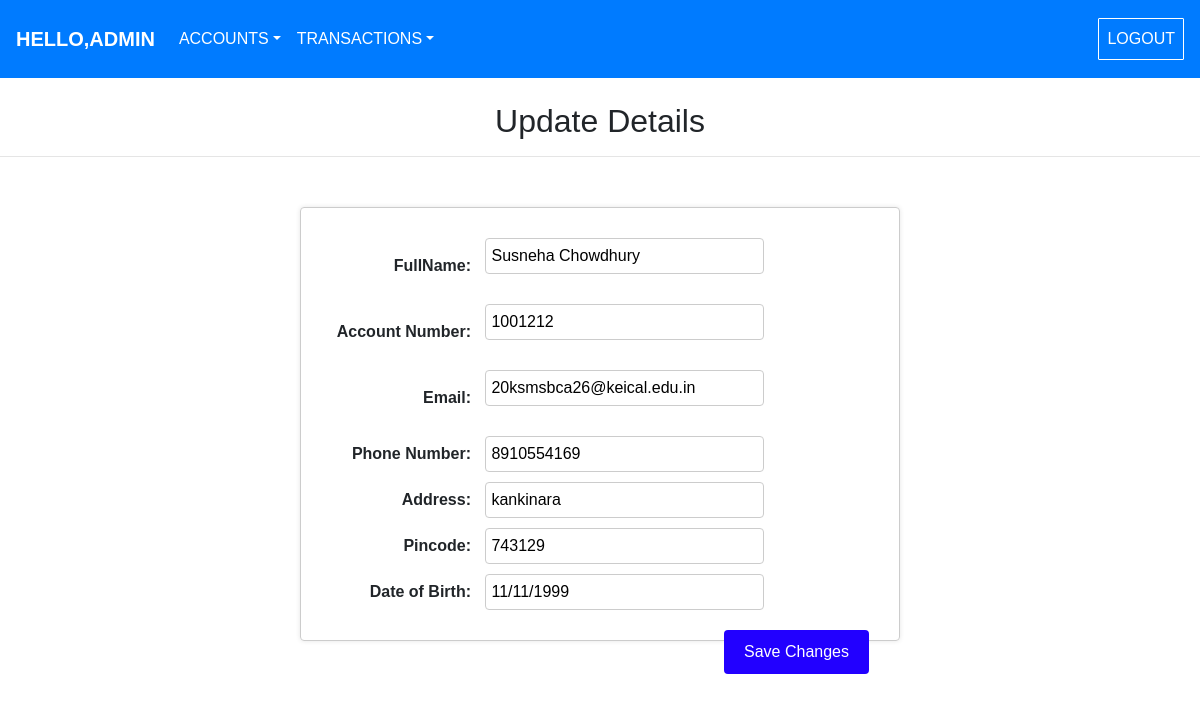
The page /edit/3 on the database its author committed.
### BANKapp/models.py (models this page shows)
class Accholder(models.Model):
    fullname=models.CharField(max_length=30)
    email=models.CharField(max_length=40)
    accno=models.CharField(max_length=15)
    number=models.CharField(max_length=10)
    address=models.CharField(max_length=30)
    pin=models.CharField(max_length=6)
    dob=models.CharField(max_length=10)
    typeac=models.CharField(max_length=10)
    accbal=models.CharField(max_length=8, null=True)
    class Meta:
        db_table="Accholders"

### BANKapp/views.py (the view)
# urls.py: path('edit/<int:idp>',views.edit,name='Edit'),
def edit(request,idp):
    object=Accholder.objects.get(id=idp)
    return render(request,'editach.html',{'objectp':object})

### BANKapp/templates/editach.html (shortened to what this page needs)
{% load static %}
{% include 'navbar.html' %}
<!DOCTYPE html>
<html lang="en">
<head>
    <link rel="stylesheet" href="https://cdn.jsdelivr.net/npm/bootstrap@4.0.0/dist/css/bootstrap.min.css">
    <link rel="stylesheet" href="{% static 'style1.css' %}">
    <link rel="stylesheet" href="https://cdnjs.cloudflare.com/ajax/libs/font-awesome/4.7.0/css/font-awesome.min.css">
</head>
<body>
  <br>
  <h2 align="center">Update Details</h2>
  <hr>
    <form id="updetails" action="/update/{{objectp.id}}" method="post">
        <div>
          <label for="fullname">FullName:</label>
          <input type="text" id="fullname" name="fullname" value="{{objectp.fullname}}" placeholder="Enter Name" method="post">
        </div>
        <div>
            <label for="account_number">Account Number:</label>
            <input type="text" id="account_number" name="accno" value="{{objectp.accno}}" placeholder="Enter Account Number" method="post">
          </div>
        <div>
          <label for="email">Email:</label>
          <input type="email" id="email" name="email" value="{{objectp.email}}" placeholder="Enter Email Address" method="post">
        </div>
        <div>
            <label for="phonenumber">Phone Number:</label>
            <input type="phonenumber" id="phonenumber" name="number" value="{{objectp.number}}" placeholder="Enter Contact Number" method="post">
          </div>
          <div>
            <label for="address">Address:</label>
            <input type="address" id="address" name="address" value="{{objectp.address}}" placeholder="Enter Address"  method="post">
          </div>
          <div>
            <label for="pincode">Pincode:</label>
            <input type="pincode" id="pincode" name="pin" value="{{objectp.pin}}" placeholder="Enter PIN Code" method="post">
          </div>
          <div>
            <label for="dob">Date of Birth:</label>
            <input type="dob" id="dob" name="dob" value="{{objectp.dob}}" placeholder="Enter Date of Birth" method="post">
          </div>
        <button type="submit" text-align="center">Save Changes</button>
      </form>
</body>
</html>

### BANKapp/static/style1.css (style rules this page uses)
input[type="text"], input[type="email"], input[type="password"], input[type="phonenumber"] input[type="number"] { display: block; width: 100%; padding: 12px; border: 1px solid #ccc; border-radius: 4px; box-sizing: border-box; margin-bottom: 20px; }
label { font-weight: bold; display: block; margin-bottom: 5px; }
button[type="submit"] { background-color: #4CAF50; color: white; padding: 12px 20px; border: none; border-radius: 4px; cursor: pointer; float: right; }
div { margin-bottom: 20px; }
form { max-width: 600px; margin: 0 auto; padding: 20px; border: 1px solid #ccc; border-radius: 4px; margin-top: 50px; box-shadow: 0 0 5px rgba(0, 0, 0, 0.1); }
body { margin: 0; padding: 0; font-family: Arial, sans-serif; }
form { width: 80%; margin: 50px auto; border: 1px solid #ccc; padding: 20px; }
div { margin: 10px 0; }
label { display: inline-block; width: 150px; text-align: right; margin-right: 10px; }
input[type="text"], input[type="email"], input[type="password"], input[type="phonenumber"], input[type="address"], input[type="pincode"], input[type="dob"], input[type="number"], select[type='typeac'] { padding: 5px; border: 1px solid #ccc; border-radius: 4px; box-sizing: border-box; width: 50%; display: inline-block; vertical-align: middle; }
button[type="submit"] { background-color: #2200ff; color: white; padding: 10px 20px; border: none; border-radius: 4px; cursor: pointer; margin-left: 160px; }
button { background-color: #1f2eff; color: white; border: none; padding: 10px 20px; text-align: center; text-decoration: none; display: inline-block; font-size: 16px; margin: 10px; cursor: pointer; transition: transform 0.2s; }

### rows shown on the page
Accholder: fullname "Susneha Chowdhury", accno "1001212", email "20ksmsbca26@keical.edu.in", number "8910554169", address "kankinara", pin "743129", dob "11/11/1999"
